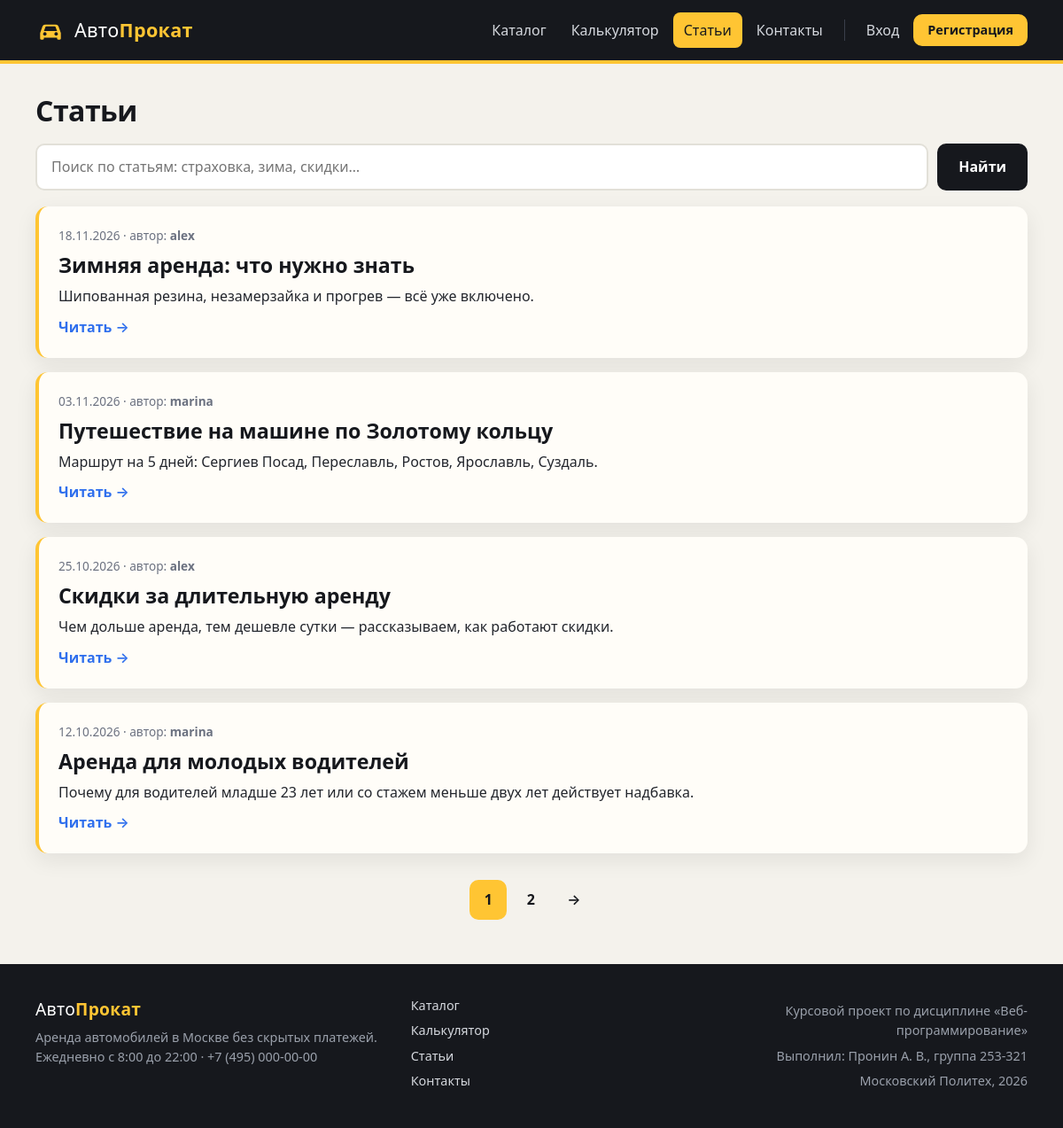
The page /articles on the database its author committed.
### tables this page shows
CREATE TABLE `articles` (
    `id`         INT UNSIGNED NOT NULL AUTO_INCREMENT,
    `author_id`  INT UNSIGNED NOT NULL,
    `title`      VARCHAR(200) NOT NULL,
    `excerpt`    VARCHAR(400) NOT NULL,
    `body`       TEXT         NOT NULL,
    `created_at` DATETIME     NOT NULL DEFAULT CURRENT_TIMESTAMP,
    `updated_at` DATETIME     NULL,
    PRIMARY KEY (`id`),
    KEY `ix_articles_author` (`author_id`),
    CONSTRAINT `fk_articles_author` FOREIGN KEY (`author_id`) REFERENCES `users` (`id`) ON DELETE CASCADE
);

CREATE TABLE `users` (
    `id`            INT UNSIGNED NOT NULL AUTO_INCREMENT,
    `nickname`      VARCHAR(40)  NOT NULL,
    `email`         VARCHAR(120) NOT NULL,
    `password_hash` VARCHAR(255) NOT NULL,
    `created_at`    DATETIME     NOT NULL DEFAULT CURRENT_TIMESTAMP,
    PRIMARY KEY (`id`),
    UNIQUE KEY `uq_users_nickname` (`nickname`),
    UNIQUE KEY `uq_users_email` (`email`)
);

### src/Core/Controller.php (called while the page is built, shortened)
<?php
abstract class Controller
{
    protected function render(string $template, array $vars = [], int $code = 200): void
    {
        View::render($template, $vars, $code);
    }
}

### src/Controllers/ArticlesController.php (called while the page is built, shortened)
<?php
final class ArticlesController extends Controller
{
    public function index(): void
    {
        $q = trim((string) ($_GET['q'] ?? ''));
        $perPage = (int) App::config('per_page.articles', 4);
        $page = Paginator::currentPage();
        $result = Article::search($q, $page, $perPage);
        $pager  = new Paginator($result['total'], $page, $perPage, 'articles', ['q' => $q]);
        $this->render('articles/index', [
            'title'    => 'Статьи',
            'articles' => $result['items'],
            'pager'    => $pager,
            'q'        => $q,
        ]);
    }
}

### index.php (called while the page is built, shortened)
<?php
spl_autoload_register(function (string $class): void {
    $prefix = 'App\\';
    if (str_starts_with($class, $prefix)) {
        $file = __DIR__ . '/src/' . str_replace('\\', '/', substr($class, strlen($prefix))) . '.php';
    }
});
require __DIR__ . '/src/helpers.php';
$route  = trim((string) ($_GET['route'] ?? ''), '/');
$method = $_SERVER['REQUEST_METHOD'] ?? 'GET';
$router = new App\Core\Router(require __DIR__ . '/src/routes.php');
$router->dispatch($method, $route);

### src/Core/App.php (called while the page is built, shortened)
<?php
final class App
{
    private static array $config = [];
    private static string $root = '';
    private static string $baseUrl = '';
    public static function init(array $config, string $root): void
    {
        self::$config = $config;
        self::$root   = $root;
        $dir = str_replace('\\', '/', dirname($_SERVER['SCRIPT_NAME'] ?? '/index.php'));
        self::$baseUrl = rtrim($dir, '/');
    }
    public static function config(string $key, mixed $default = null): mixed
    {
        $value = self::$config;
        foreach (explode('.', $key) as $part) {
            $value = $value[$part];
        }
        return $value;
    }
    public static function root(): string
    {
        return self::$root;
    }
    public static function baseUrl(): string
    {
        return self::$baseUrl;
    }
}

### src/helpers.php (called while the page is built, shortened)
<?php
function e(mixed $value): string
{
    return htmlspecialchars((string) $value, ENT_QUOTES, 'UTF-8');
}
function url(string $path = '', array $query = []): string
{
    $link = App::baseUrl() . '/' . ltrim($path, '/');
    $query = array_filter($query, fn ($v) => $v !== '' && $v !== null);
    return $query ? $link . '?' . http_build_query($query) : $link;
}
function date_ru(?string $date): string
{
    return $date ? date('d.m.Y', strtotime($date)) : '';
}

### src/Core/Db.php (called while the page is built, shortened)
<?php
final class Db
{
    private static ?Db $instance = null;
    private PDO $pdo;
    private function __construct()
    {
        $dsn = getenv('APP_DB_DSN') ?: sprintf(
            'mysql:host=%s;dbname=%s;charset=utf8mb4',
            App::config('db.host'),
            App::config('db.name')
        );
        $this->pdo = new PDO($dsn, App::config('db.user'), App::config('db.password'), [
            PDO::ATTR_ERRMODE            => PDO::ERRMODE_EXCEPTION,
            PDO::ATTR_DEFAULT_FETCH_MODE => PDO::FETCH_ASSOC,
            PDO::ATTR_EMULATE_PREPARES   => false,
        ]);
    }
    public static function get(): self
    {
        return self::$instance ??= new self();
    }
    public function all(string $sql, array $params = []): array
    {
        $stmt = $this->pdo->prepare($sql);
        $stmt->execute($params);
        return $stmt->fetchAll();
    }
    public function value(string $sql, array $params = []): mixed
    {
        $stmt = $this->pdo->prepare($sql);
        $stmt->execute($params);
        return $stmt->fetchColumn();
    }
}

### src/Models/Article.php (called while the page is built, shortened)
<?php
final class Article
{
    public static function search(string $query, int $page, int $perPage): array
    {
        $where  = '';
        $params = [];
        $total  = (int) Db::get()->value("SELECT COUNT(*) FROM articles a $where", $params);
        $offset = max(0, ($page - 1) * $perPage);
        $items = Db::get()->all(
            "SELECT a.id, a.title, a.excerpt, a.created_at, u.nickname AS author
             FROM articles a JOIN users u ON u.id = a.author_id
             $where
             ORDER BY a.created_at DESC, a.id DESC
             LIMIT $perPage OFFSET $offset",
            $params
        );
        return ['items' => $items, 'total' => $total];
    }
}

### src/Core/Paginator.php (called while the page is built, shortened)
<?php
final class Paginator
{
    public readonly int $pages;
    public function __construct(
        public readonly int $total,
        int $page,
        public readonly int $perPage,
        private string $path,
        private array $query = []
    ) {
        $this->pages = max(1, (int) ceil($total / $perPage));
        $this->page  = min(max(1, $page), $this->pages);
    }
    public static function currentPage(): int
    {
        $p = $_GET['page'] ?? 1;
        return is_numeric($p) ? max(1, (int) $p) : 1;
    }
    public function hasPages(): bool
    {
        return $this->pages > 1;
    }
}

### templates/articles/index.php (the view, shortened to what this page needs)
<section class="wrap section">
    <div class="section__head">
        <h1>Статьи</h1>
    </div>
    <form class="search" method="get" action="<?= url('articles') ?>">
        <input type="search" name="q" value="<?= e($q) ?>" placeholder="Поиск по статьям: страховка, зима, скидки…">
        <button class="btn" type="submit">Найти</button>
    </form>
    <div class="post-list">
<?php foreach ($articles as $a): ?>
        <article class="post post--row">
            <p class="post__meta"><?= date_ru($a['created_at']) ?> · автор: <b><?= e($a['author']) ?></b></p>
            <h2><a href="<?= url('articles/' . $a['id']) ?>"><?= e($a['title']) ?></a></h2>
            <p><?= e($a['excerpt']) ?></p>
            <a href="<?= url('articles/' . $a['id']) ?>" class="more">Читать →</a>
        </article>
<?php endforeach; ?>
    </div>
    <?= View::fetch('partials/pagination', ['pager' => $pager]) ?>
</section>

### src/Core/Router.php (shortened to what this page needs)
<?php
final class Router
{
    public function dispatch(string $method, string $path): void
    {
        foreach ($this->routes as [$routeMethod, $pattern, $handler]) {
            if (!preg_match('~^' . $pattern . '$~u', $path, $matches)) {
                continue;
            }
            array_shift($matches);
            [$controllerClass, $action] = $handler;
            $params = array_map(fn ($v) => ctype_digit($v) ? (int) $v : $v, $matches);
            try {
                (new $controllerClass())->$action(...$params);
            } catch (\PDOException $e) {
                View::error(500, 'Ошибка базы данных', $e->getMessage());
            }
            return;
        }
    }
}

### assets/css/style.css (style rules this page uses)
:root { --ink: #16181d; --ink-2: #2a2e37; --text: #23262d; --muted: #6b7180; --line: #e2e0d8; --bg: #f4f2ec; --card: #fffdf8; --accent: #ffc533; --accent-2: #f0a800; --blue: #2f6fed; --green: #1f9d55; --red: #d64545; --radius: 14px; --shadow: 0 8px 24px rgba(22, 24, 29, .08); }
*, *::before, *::after { box-sizing: border-box; }
html { scroll-behavior: smooth; }
body { margin: 0; min-height: 100vh; display: flex; flex-direction: column; font: 16px/1.55 "Segoe UI", system-ui, -apple-system, Roboto, Arial, sans-serif; color: var(--text); background: var(--bg); }
h1, h2, h3 { line-height: 1.2; color: var(--ink); }
h1 { font-size: 2rem; margin: 0 0 18px; letter-spacing: -.5px; }
h2 { font-size: 1.45rem; margin: 0 0 16px; }
a { color: var(--blue); }
.wrap { width: 100%; max-width: 1160px; margin: 0 auto; padding: 0 20px; }
.section { padding-top: 34px; }
.section__head { display: flex; align-items: flex-end; justify-content: space-between; gap: 16px; flex-wrap: wrap; margin-bottom: 18px; }
.section__head h1, .section__head h2 { margin: 0; }
.more { font-weight: 600; text-decoration: none; }
.btn { display: inline-flex; align-items: center; justify-content: center; gap: 6px; padding: 11px 22px; border: 2px solid var(--ink); border-radius: 10px; background: var(--ink); color: #fff; font-family: inherit; font-size: 1rem; font-weight: 600; line-height: 1.2; text-decoration: none; cursor: pointer; transition: transform .12s, background .15s; }
.filters__search, .search input { width: 100%; padding: 12px 16px; border: 2px solid var(--line); border-radius: 10px; font: inherit; background: #fff; }
.post { padding: 22px; border-radius: var(--radius); background: var(--card); box-shadow: var(--shadow); border-top: 4px solid var(--accent); }
.post h2, .post h3 { margin: 6px 0 8px; }
.post h2 a, .post h3 a { color: var(--ink); text-decoration: none; }
.post p { margin: 0 0 10px; }
.post__meta { color: var(--muted); font-size: .85rem; margin: 0; }
.post-list { display: grid; gap: 16px; }
.post--row { border-top: 0; border-left: 4px solid var(--accent); }
.search { display: flex; gap: 10px; margin-bottom: 18px; }

### rows shown on the page
articles: created_at "18.11.2026", author.nickname "alex", title "Зимняя аренда: что нужно знать", excerpt "Шипованная резина, незамерзайка и прогрев — всё уже включено."
articles: created_at "03.11.2026", author.nickname "marina", title "Путешествие на машине по Золотому кольцу", excerpt "Маршрут на 5 дней: Сергиев Посад, Переславль, Ростов, Ярославль, Суздаль."
articles: created_at "25.10.2026", author.nickname "alex", title "Скидки за длительную аренду", excerpt "Чем дольше аренда, тем дешевле сутки — рассказываем, как работают скидки."
articles: created_at "12.10.2026", author.nickname "marina", title "Аренда для молодых водителей", excerpt "Почему для водителей младше 23 лет или со стажем меньше двух лет действует надбавка."

### other values the page prints
$label "Каталог"
$label "Калькулятор"
$label "Статьи"
$label "Контакты"
